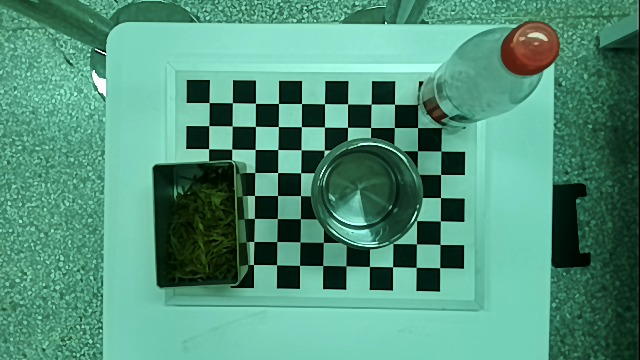
#> input picture vision_yolo/datasets/tea_objects/images/train/tea_20260605_202731_451827.jpg, 640 x 360 px
$ python auto_label_fixed_scene.py
#> lines starting #> are read from the running program, lines starting #| are printed output that depends on the picture; after the words box and inside, x2 and y2 are one past the last pixel; in counts of white or black regions, pixels touching at a corner belong together
#!/usr/bin/env python3
import argparse
import json
from pathlib import Path

import cv2


ROOT = Path(__file__).resolve().parent
DATASET = ROOT / "datasets" / "tea_objects"
IMAGE_DIR = DATASET / "images" / "train"
LABEL_DIR = DATASET / "labels" / "train"
OUTPUT_DIR = ROOT / "output"

DEFAULT_BOXES = {
    "tea_can": [118, 153, 247, 291],
    "cup": [316, 126, 427, 256],
    "water_bottle": [402, 0, 585, 146],
}
CLASS_IDS = {
    "cup": 0,
    "tea_can": 1,
    "water_bottle": 2,
}
COLORS = {
    "cup": (80, 220, 255),
    "tea_can": (80, 255, 140),
    "water_bottle": (255, 180, 80),
}


def clamp_box(box, width, height):
    x1, y1, x2, y2 = [int(round(v)) for v in box]
    x1 = max(0, min(width - 1, x1))
    x2 = max(0, min(width - 1, x2))
    y1 = max(0, min(height - 1, y1))
    y2 = max(0, min(height - 1, y2))
    xa, xb = sorted((x1, x2))
    ya, yb = sorted((y1, y2))
    if xb - xa < 4 or yb - ya < 4:
        raise ValueError(f"box too small after clamp: {box}")
    return xa, ya, xb, yb


def to_yolo_line(class_name, box, width, height):
    x1, y1, x2, y2 = clamp_box(box, width, height)
    bw = x2 - x1
    bh = y2 - y1
    cx = x1 + bw / 2
    cy = y1 + bh / 2
    return f"{CLASS_IDS[class_name]} {cx / width:.6f} {cy / height:.6f} {bw / width:.6f} {bh / height:.6f}"


def label_images(image_dir: Path, label_dir: Path, boxes: dict, overwrite: bool):
    images = sorted(image_dir.glob("*.jpg"))
    if not images:
        raise SystemExit(f"no jpg images found in {image_dir}")
    label_dir.mkdir(parents=True, exist_ok=True)
    written = 0
    first_preview = None
    for image_path in images:
        label_path = label_dir / f"{image_path.stem}.txt"
        if label_path.exists() and not overwrite:
            continue
        image = cv2.imread(str(image_path))
        if image is None:
            print(f"[skip] failed to read {image_path}")
            continue
        height, width = image.shape[:2]
        lines = [to_yolo_line(name, box, width, height) for name, box in boxes.items()]
        label_path.write_text("\n".join(lines) + "\n", encoding="utf-8")
        written += 1

        if first_preview is None:
            preview = image.copy()
            for name, box in boxes.items():
                x1, y1, x2, y2 = clamp_box(box, width, height)
                color = COLORS.get(name, (255, 255, 255))
                cv2.rectangle(preview, (x1, y1), (x2, y2), color, 2)
                cv2.putText(preview, name, (x1, max(18, y1 - 7)), cv2.FONT_HERSHEY_SIMPLEX, 0.62, color, 2)
            first_preview = preview

    OUTPUT_DIR.mkdir(parents=True, exist_ok=True)
    preview_path = OUTPUT_DIR / "fixed_scene_auto_labels_preview.jpg"
    if first_preview is not None:
        cv2.imwrite(str(preview_path), first_preview)
    print(f"[auto-label] images: {len(images)}")
    print(f"[auto-label] labels written: {written}")
    print(f"[auto-label] preview: {preview_path}")


def parse_boxes(path: Path | None):
    if not path:
        return DEFAULT_BOXES
    payload = json.loads(path.read_text(encoding="utf-8"))
    boxes = {}
    for name in CLASS_IDS:
        if name in payload:
            boxes[name] = payload[name]
    missing = [name for name in CLASS_IDS if name not in boxes]
    if missing:
        raise SystemExit(f"missing boxes in {path}: {', '.join(missing)}")
    return boxes


def main():
    parser = argparse.ArgumentParser(description="Auto-label current fixed tea scene with constant boxes.")
    parser.add_argument("--images", type=Path, default=IMAGE_DIR)
    parser.add_argument("--labels", type=Path, default=LABEL_DIR)
    parser.add_argument("--boxes-json", type=Path, default=None)
    parser.add_argument("--overwrite", action="store_true")
    args = parser.parse_args()

    boxes = parse_boxes(args.boxes_json)
    label_images(args.images, args.labels, boxes, args.overwrite)
#> in label_images, image is the input picture: shape (360, 640, 3); mean B, G, R 123, 147, 81.8
#> after the loop in label_images, `for name, box in boxes.items():`:
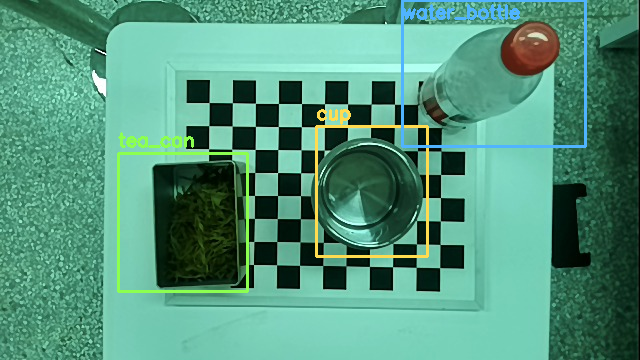
#> preview: shape (360, 640, 3); 2.78% of pixels changed, all inside (x1, y1, x2, y2) = (117, 0, 587, 293)


if __name__ == "__main__":
    main()
